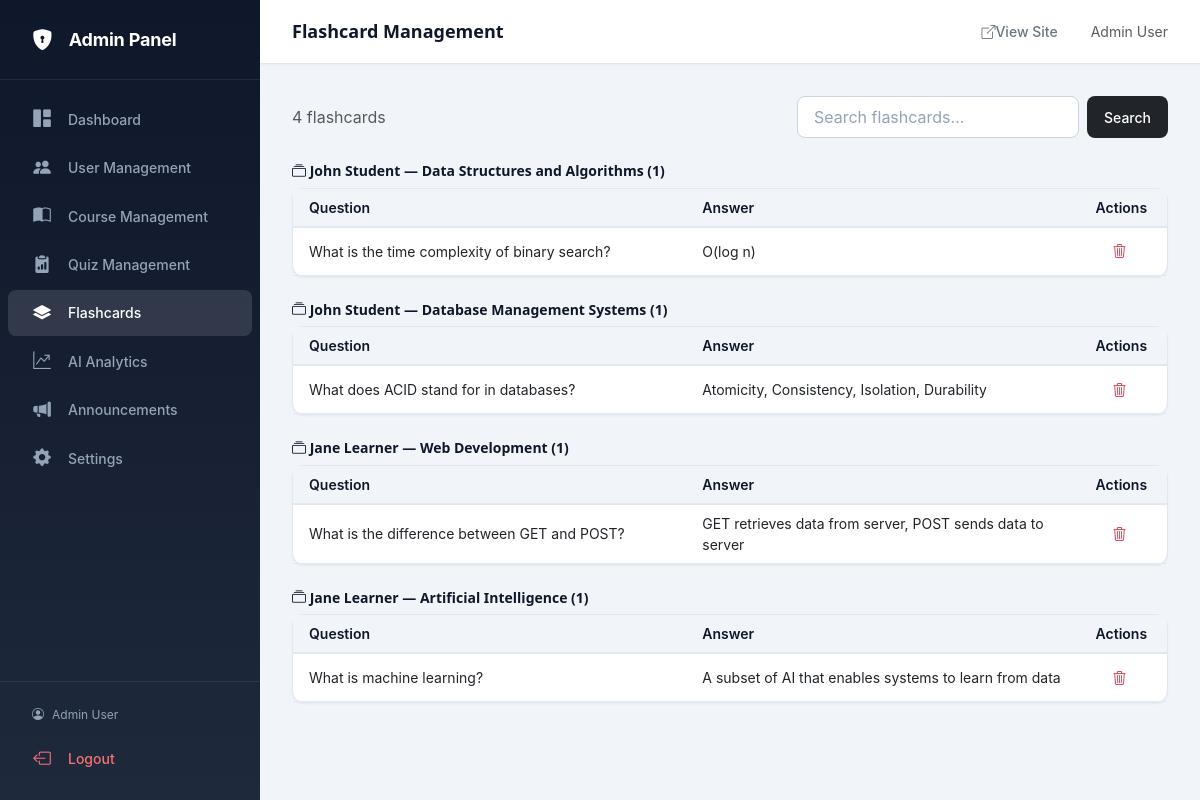
Screenshot of /admin/flashcards.php (signed in) with the database file from the repository.
### tables this page shows
CREATE TABLE IF NOT EXISTS flashcards (
    id INT AUTO_INCREMENT PRIMARY KEY,
    question TEXT NOT NULL,
    answer TEXT NOT NULL,
    course_id INT,
    user_id INT NOT NULL,
    created_at TIMESTAMP DEFAULT CURRENT_TIMESTAMP,
    updated_at TIMESTAMP DEFAULT CURRENT_TIMESTAMP ON UPDATE CURRENT_TIMESTAMP,
    FOREIGN KEY (course_id) REFERENCES courses(id) ON DELETE SET NULL,
    FOREIGN KEY (user_id) REFERENCES users(id) ON DELETE CASCADE,
    INDEX idx_user_id (user_id),
    INDEX idx_course_id (course_id)
);

### admin/flashcards.php (the view, shortened to what this page needs)
<?php
$db = get_db_connection();
$search = trim($_GET['q'] ?? '');
$page = max(1, intval($_GET['page'] ?? 1));
$per_page = 20;
$offset = ($page - 1) * $per_page;
$where = '1=1'; $params = [];
$total = $db->prepare("SELECT COUNT(*) FROM flashcards f WHERE $where"); $total->execute($params); $total = (int)$total->fetchColumn();
$cards = $db->prepare("SELECT f.*, u.name as owner_name, c.title as course_title FROM flashcards f LEFT JOIN users u ON f.user_id=u.id LEFT JOIN courses c ON f.course_id=c.id WHERE $where ORDER BY f.created_at DESC LIMIT ? OFFSET ?");
$params2 = array_merge($params, [$per_page, $offset]);
$cards->execute($params2);
$cards = $cards->fetchAll();
$grouped = [];
foreach ($cards as $fc) {
    $key = ($fc['owner_name'] ?? 'Unknown') . ' — ' . ($fc['course_title'] ?? 'No course');
    $grouped[$key][] = $fc;
}
require_once __DIR__ . '/../views/admin/partials/header.php';
?>
<div class="d-flex flex-wrap align-items-center justify-content-between gap-2 mb-4">
    <span class="text-muted"><?php echo $total; ?> flashcards</span>
    <form method="get" class="d-flex gap-2">
        <input type="text" name="q" class="form-control form-control-sm" placeholder="Search flashcards..." value="<?php echo htmlspecialchars($search); ?>" style="min-width:200px">
        <button class="btn btn-sm btn-dark">Search</button>
    </form>
</div>
<?php if (empty($cards)): ?>
<div class="card"><div class="card-body text-center text-muted py-5">No flashcards found.</div></div>
<?php else: ?>
<?php foreach ($grouped as $group => $items): ?>
<h6 style="font-weight:600;color:var(--color-primary-dark);margin:var(--spacing-lg) 0 var(--spacing-sm);font-size:var(--font-size-sm)"><i class="bi bi-collection"></i> <?php echo htmlspecialchars($group); ?> (<?php echo count($items); ?>)</h6>
<div class="card mb-3"><div class="card-body p-0">
<table class="admin-table mb-0">
<thead><tr><th style="width:45%">Question</th><th style="width:45%">Answer</th><th style="width:10%">Actions</th></tr></thead>
<tbody>
<?php foreach ($items as $fc): ?>
<tr>
    <td class="text-break"><?php echo htmlspecialchars(mb_substr($fc['question'], 0, 120)); ?></td>
    <td class="text-break"><?php echo htmlspecialchars(mb_substr($fc['answer'], 0, 120)); ?></td>
    <td class="text-nowrap">
        <form method="post" class="d-inline" onsubmit="return confirm('Delete this flashcard?')"><button class="btn btn-sm btn-outline-danger"><i class="bi bi-trash3"></i></button></form>
    </td>
</tr>
<?php endforeach; ?>
</tbody></table>
</div></div>
<?php endforeach; ?>
<?php endif; ?>
<?php require_once __DIR__ . '/../views/admin/partials/footer.php'; ?>

### rows the page displays
flashcards: question "What is the time complexity of binary search?", answer "O(log n)"
flashcards: question "What does ACID stand for in databases?", answer "Atomicity, Consistency, Isolation, Durability"
flashcards: question "What is the difference between GET and POST?", answer "GET retrieves data from server, POST sends data to server"
flashcards: question "What is machine learning?", answer "A subset of AI that enables systems to learn from data"

### other values shown
$item['label'] "Dashboard"
$item['label'] "User Management"
$item['label'] "Course Management"
$item['label'] "Quiz Management"
$item['label'] "Flashcards"
$item['label'] "AI Analytics"
$item['label'] "Announcements"
$item['label'] "Settings"
$admin_name "Admin User"
$page_title "Flashcard Management"
$total "4"
$group "John Student — Data Structures and Algorithms"
count($items) "1"
$group "John Student — Database Management Systems"
$group "Jane Learner — Web Development"
